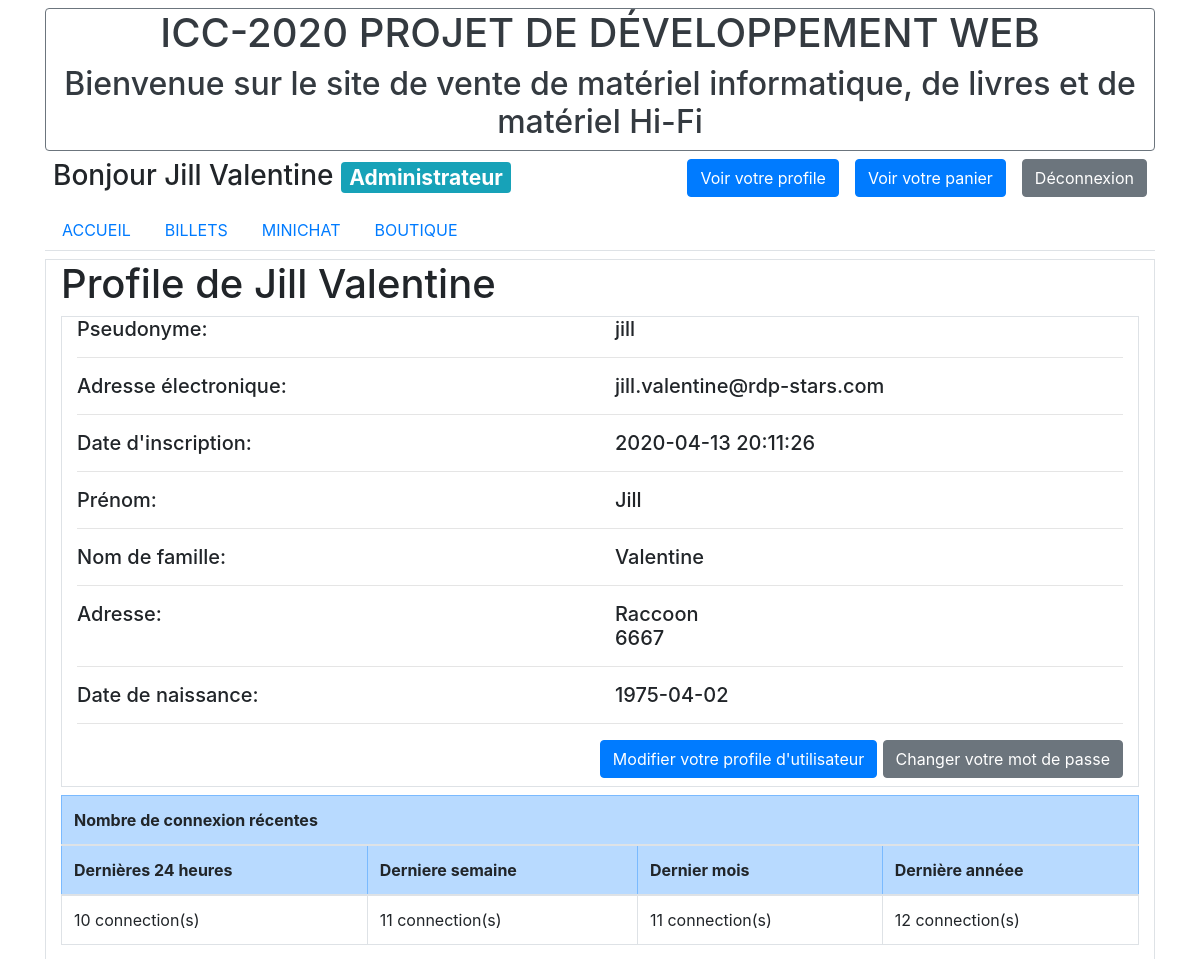
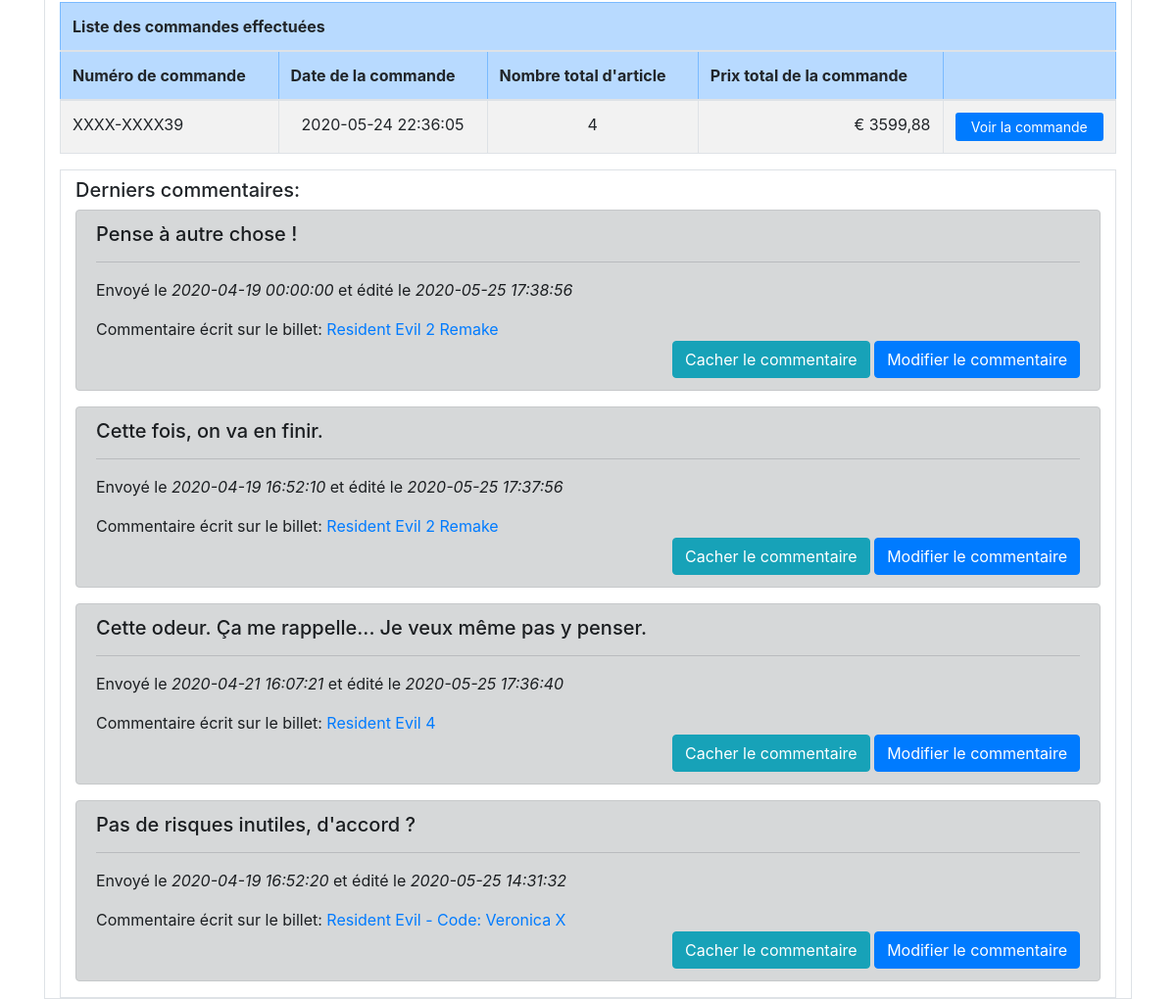
Page /index.php?action=profile (signed in) on the committed database (2 pictures, top to bottom).
### tables this page shows
CREATE TABLE `users` (
  `id` int(11) NOT NULL,
  `username` varchar(255) NOT NULL,
  `passwd` varchar(255) NOT NULL,
  `email` varchar(255) DEFAULT NULL,
  `active` tinyint(1) NOT NULL DEFAULT 1,
  `role_lvl` int(11) NOT NULL DEFAULT 0,
  `register_date` datetime NOT NULL,
  `last_name` varchar(255) DEFAULT NULL,
  `first_name` varchar(255) DEFAULT NULL,
  `address` varchar(255) DEFAULT NULL,
  `zipcode` varchar(10) DEFAULT NULL,
  `date_birth` date DEFAULT NULL
);

CREATE TABLE `shop_orders` (
  `id` int(11) NOT NULL,
  `userID` int(11) NOT NULL,
  `total` double NOT NULL DEFAULT 0,
  `address` text DEFAULT NULL,
  `zipcode` varchar(255) DEFAULT NULL,
  `bank_account` varchar(255) DEFAULT NULL,
  `ordered` tinyint(4) NOT NULL DEFAULT 0,
  `date_ordered` datetime DEFAULT NULL,
  `payed` tinyint(4) NOT NULL DEFAULT 0,
  `date_payed` datetime DEFAULT NULL
);

CREATE TABLE `comments` (
  `id` int(11) NOT NULL,
  `post_id` int(11) NOT NULL,
  `created_by` int(11) NOT NULL,
  `comment` text NOT NULL,
  `date_created` datetime NOT NULL,
  `date_edited` datetime NOT NULL,
  `is_visible` tinyint(4) NOT NULL DEFAULT 1,
  `flags` int(11) NOT NULL DEFAULT 0
);

CREATE TABLE `posts` (
  `id` int(11) NOT NULL,
  `created_by` int(11) NOT NULL,
  `title` varchar(255) NOT NULL,
  `content` text NOT NULL,
  `date_created` datetime NOT NULL,
  `date_edited` datetime NOT NULL,
  `is_published` tinyint(4) NOT NULL DEFAULT 1
);

### public/controller/frontend.php (called while the page is built, shortened)
<?php
require_once('models/CommentManager.php');
require_once('models/OrderManager.php');
require_once('models/UserManager.php');
require_once('models/UserLogsManager.php');
function signin(){
    require('views/authentication/signin.php');
}
function profile($nb_last_comment){
    if (checkPermissions('modo', false) && isset($_GET['userID']) && !empty($_GET['userID'])) {
        $userID = htmlspecialchars($_GET['userID']);
        check_userExist($userID);
    } else {
        $userID = $_SESSION['userID'];
    }
    $userManager = new UserManager();
    $userLogsManager = new UserLogsManager();
    $commentManager = new CommentManager();
    $user = $userManager->getUser_byID($userID);
    $userLogs_lastDay = $userLogsManager->lastLogs($userID, 1);
    $userLogs_lastWeek = $userLogsManager->lastLogs($userID, 7);
    $userLogs_lastMonth = $userLogsManager->lastLogs($userID, 30);
    $userLogs_lastYear = $userLogsManager->lastLogs($userID, 365);
    $orderManager = new OrderManager();
    $user_orders = $orderManager->getAllOrders_ofUser($userID);
    $lastComments = $commentManager->getLastComments_ofUser($userID, $nb_last_comment);
    require('views/authentication/profile.php');
}
function displayed_name($username, $first_name=null, $last_name=null){
    if ($first_name != null && $last_name != null) {
        $displayed_name = $first_name . " " . $last_name;
    } else if ($last_name != null) {
        $displayed_name = "M/Mme " . $last_name;
    } else if ($first_name != null) {
        $displayed_name = $first_name;
    } else {
        $displayed_name = $username;
    }
    return $displayed_name;
}

### public/models/Manager.php (called while the page is built, shortened)
<?php
class Manager {
    protected function dbConnect(){
        $db = new \PDO('mysql:host=mysql;dbname=projet_web_db;charset=utf8',
                       'root', 'admin',
                       array(\PDO::ATTR_ERRMODE => \PDO::ERRMODE_EXCEPTION));
        return $db;
    }
    protected function getEntry($db_table, $key, $value){
        $db = $this->dbConnect();
        $request = $db->prepare('SELECT * FROM ' . $db_table . ' WHERE ' . $key . ' = ? ');
        $request->execute(array($value));
        $entry = $request->fetch();
        return $entry;
    }
}

### public/models/UserManager.php (called while the page is built, shortened)
<?php
require_once('models/Manager.php');
class UserManager extends Manager {
    private $db_table = 'users';
    public function getUser($key, $user){
        return $this->getEntry($this->db_table, $key, $user);
    }
    public function getUser_byID($user){
        return $this->getUser('id', $user);
    }
}

### public/models/UserLogsManager.php (called while the page is built, shortened)
<?php
require_once('models/Manager.php');
class UserLogsManager extends Manager {
    public function lastLogs($userID, $nb_days){
        $db = $this->dbConnect();
        $request = $db->prepare('SELECT COUNT(*) FROM user_logs WHERE (userID = :userID) AND (login > DATE_SUB(CURRENT_TIMESTAMP, INTERVAL :nb_days DAY))');
        $request->execute(array(
            'userID' => $userID,
            'nb_days' => $nb_days
        ));
        $nb_logs = $request->fetch();
        return $nb_logs[0];
    }
}

### public/models/OrderManager.php (called while the page is built, shortened)
<?php
require_once('models/Manager.php');
class OrderManager extends Manager {
    public function getAllOrders_ofUser($userID){
        $db = $this->dbConnect();
        $request = $db->prepare('SELECT * FROM shop_orders WHERE (userID=:userID) AND (ordered=1) ORDER BY date_ordered DESC');
        $data_array = array(
            'userID' => $userID,
        );
        $request->execute($data_array);
        return $request;
    }
    public function getNumberItems($orderID){
        $db = $this->dbConnect();
        $request = $db->prepare('SELECT SUM(quantity) AS total_items FROM shop_purchase WHERE orderID=:orderID');
        $data_array = array(
            'orderID' => $orderID,
        );
        $request->execute($data_array);
        $data = $request->fetch();
        return $data['total_items'];
    }
}

### public/models/CommentManager.php (called while the page is built, shortened)
<?php
require_once('models/Manager.php');
class CommentManager extends Manager {
    public function getLastComments_ofUser($userID, $offset){
        $db = $this->dbConnect();
        $request = $db->prepare('SELECT comments.id AS commentID, comments.*, posts.id, posts.title FROM comments INNER JOIN posts ON posts.id = comments.post_id WHERE comments.created_by=:userID ORDER BY date_edited DESC LIMIT 0, ' . $offset);
        $data_array = array(
            'userID' => $userID
        );
        $request->execute($data_array);
        return $request;
    }
}

### public/controller/meta.php (called while the page is built, shortened)
<?php
require_once('models/CommentManager.php');
require_once('models/OrderManager.php');
require_once('models/UserManager.php');
require_once('models/UserLogsManager.php');
function checkPermissions($required_permissions, $redirection) {
    $premissions_granted = $_SESSION['user_role_lvl'] >= PERMISSION[$required_permissions];
    if (!$premissions_granted && $redirection) header('Location: index.php?action=forbidden');
    else return $premissions_granted;
}

### public/views/authentication/profile.php (the view, shortened to what this page needs)
<section class="container border">
    <h1>Profile de <?= displayed_name($user['username'], $user['first_name'], $user['last_name']);?></h1>
    <section class="h5 container border">
        <div class="row">
            <div class="col">Pseudonyme:</div>
            <div class="col"><?= $user['username']; ?></div>
        </div>
        <hr>
        <div class="row">
            <div class="col">Adresse électronique:</div>
            <div class="col"><?= $user['email']; ?></div>
        </div>
        <hr>
        <div class="row">
            <div class="col">Date d'inscription:</div>
            <div class="col"><?= $user['register_date']; ?></div>
        </div>
        <hr>
        <div class="row">
            <div class="col">Prénom:</div>
            <div class="col"><?= $user['first_name']; ?></div>
        </div>
        <hr>
        <div class="row">
            <div class="col">Nom de famille:</div>
            <div class="col"><?= $user['last_name']; ?></div>
        </div>
        <hr>
        <div class="row">
            <div class="col">Adresse:</div>
            <div class="col"><?= $user['address'];; ?><br/><?= $user['zipcode']; ?></div>
        </div>
        <hr>
        <div class="row">
            <div class="col">Date de naissance:</div>
            <div class="col"><?= $user['date_birth']; ?></div>
        </div>
        <hr>
        <?php if ($user['id'] == $_SESSION['userID']) { ?>
            <div class="text-right pb-2">
                <a class="btn btn-primary" href="index.php?action=profile_update">Modifier votre profile d'utilisateur</a>
                <a class="btn btn-secondary" href="index.php?action=password_change">Changer votre mot de passe</a>
            </div>
        <?php
        } else if (checkPermissions('modo', false)) {
        $user['active']
            ? $activation_button = "<a class=\"btn btn-danger\" href=\"index.php?action=user_activation&userID=" . $user['id'] . "\">Désactiver le compte de l'utilisateur</a>"
            : $activation_button = "<a class=\"btn btn-success\" href=\"index.php?action=user_activation&userID=" . $user['id'] . "\">Activer le compte de l'utilisateur</a>" ;
        ?>
            <div class="text-right pb-2">
                <?= $activation_button; ?>
            </div>
        <?php } ?>
    </section>
    <section>
        <table class="table table-bordered">
            <thead class="table-primary">
                <tr>
                    <th colspan="4">Nombre de connexion récentes</th>
                </tr>
                <tr>
                    <th>Dernières 24 heures</th>
                    <th>Derniere semaine</th>
                    <th>Dernier mois</th>
                    <th>Dernière annéee</th>
                </tr>
            </thead>
            <tbody>
                <tr>
                    <td><?= $userLogs_lastDay; ?> connection(s)</td>
                    <td><?= $userLogs_lastWeek; ?> connection(s)</td>
                    <td><?= $userLogs_lastMonth; ?> connection(s)</td>
                    <td><?= $userLogs_lastYear; ?> connection(s)</td>
                </tr>
            </tbody>
        </table>
    </section>
    <section id="users_orders">
        <table class="table table-bordered table-striped">
            <thead class="table-primary">
                <tr>
                    <th colspan="5">Liste des commandes effectuées</th>
                </tr>
                <tr>
                    <th>Numéro de commande</th>
                    <th>Date de la commande</th>
                    <th>Nombre total d'article</th>
                    <th>Prix total de la commande</th>
                    <th class="text-center"></th>
                </tr>
            </thead>
            <?php while ($order = $user_orders->fetch()) { ?>
                <tbody>
                    <tr>
                        <td>XXXX-XXXX<?= $order['id']; ?></td>
                        <td class="text-center"><?= $order['date_ordered']; ?></td>
                        <td class="text-center"><?php echo $orderManager->getNumberItems($order['id']); ?></td>
                        <td class="text-right">€ <?= number_format((float)$order['total'], 2, ',', ''); ?></td>
                        <td class="text-center"><a class="btn-sm btn-block btn-primary" href="index.php?action=order_details&orderID=<?= $order['id']; ?>">Voir la commande</a></td>
                    </tr>
                </tbody>
            <?php } ?>
        </table>
    </section>
    <section class="container border pt-2">
        <h5>Derniers commentaires:</h5>
        <?php
        while ($comment = $lastComments->fetch()) {
            if ($comment['is_visible'] || checkPermissions('modo', false)) {
                $comment_bg_color = $comment['is_visible'] ? "dark" : "danger";
        ?>
                <div class="alert alert-<?= $comment_bg_color; ?>">
                    <h5 class="mb-0"><?= nl2br(htmlspecialchars($comment['comment'])) ?></h5>
                    <hr>
                    <p class="mb-0">Envoyé le <em><?= ($comment['date_created']); ?></em> <?php if ($comment['date_edited'] != $comment['date_created']) echo("et édité le <em>" . $comment['date_edited']) . "</em>"; ?><p>
                    <p class="mb-0">Commentaire écrit sur le billet: <a href="index.php?action=post&postID=<?= $comment['post_id']?>"><?= $comment['title']; ?></a></p>
                    <div class="text-right">
                        <?php require('views/posts/comment_admin_options.php'); ?>
                    </div>
                </div>
        <?php }} ?>
    </section>
</section>
<?php
require('views/static/base.php');
?>

### public/views/posts/comment_admin_options.php (shortened to what this page needs)
<?php
if (checkPermissions('modo', false) || (checkPermissions('user', false) && $_SESSION['userID'] == $comment['created_by'])){
    if (isset($comment['commentID']) && !empty($comment['commentID'])) $commentID = $comment['commentID'];
    else if (isset($comment['id']) && !empty($comment['id'])) $commentID = $comment['id'];
    $publish_link = "index.php?action=post_comment_publish&commentID=" . $commentID;
    if (checkPermissions('modo', false) && $comment['is_visible']) echo("<a class=\"btn btn-info\" href='" . $publish_link . "'>Cacher le commentaire</a>");
    else if (checkPermissions('admin', false)) echo ("<a class=\"btn btn-info\" href='" . $publish_link . "'>Rendre le commentaire visible</a>");
    echo ("<a class=\"btn btn-primary\" href=\"index.php?action=post_comment_update&commentID=" . $commentID . "\">Modifier le commentaire</a>");
}

### rows in the picture
users: username+first_name+last_name "Jill Valentine", username "jill", email "jill.valentine@rdp-stars.com", register_date "2020-04-13 20:11:26", first_name "Jill", last_name "Valentine", address "Raccoon", zipcode "6667", date_birth "1975-04-02"
shop_orders: id "39", date_ordered "2020-05-24 22:36:05", NumberItems "4", total "3599,88"
comments: comment "Pense à autre chose !", date_created "2020-04-19 00:00:00", date_edited "2020-05-25 17:38:56", post.title "Resident Evil 2 Remake"
comments: comment "Cette fois, on va en finir.", date_created "2020-04-19 16:52:10", date_edited "2020-05-25 17:37:56", post.title "Resident Evil 2 Remake"
comments: comment "Cette odeur. Ça me rappelle... Je veux même pas y penser.", date_created "2020-04-21 16:07:21", date_edited "2020-05-25 17:36:40", post.title "Resident Evil 4"
comments: comment "Pas de risques inutiles, d'accord ?", date_created "2020-04-19 16:52:20", date_edited "2020-05-25 14:31:32", post.title "Resident Evil - Code: Veronica X"

### other values in the picture
$role_tag "Administrateur"
$userLogs_lastDay "10"
$userLogs_lastWeek "11"
$userLogs_lastMonth "11"
$userLogs_lastYear "12"
